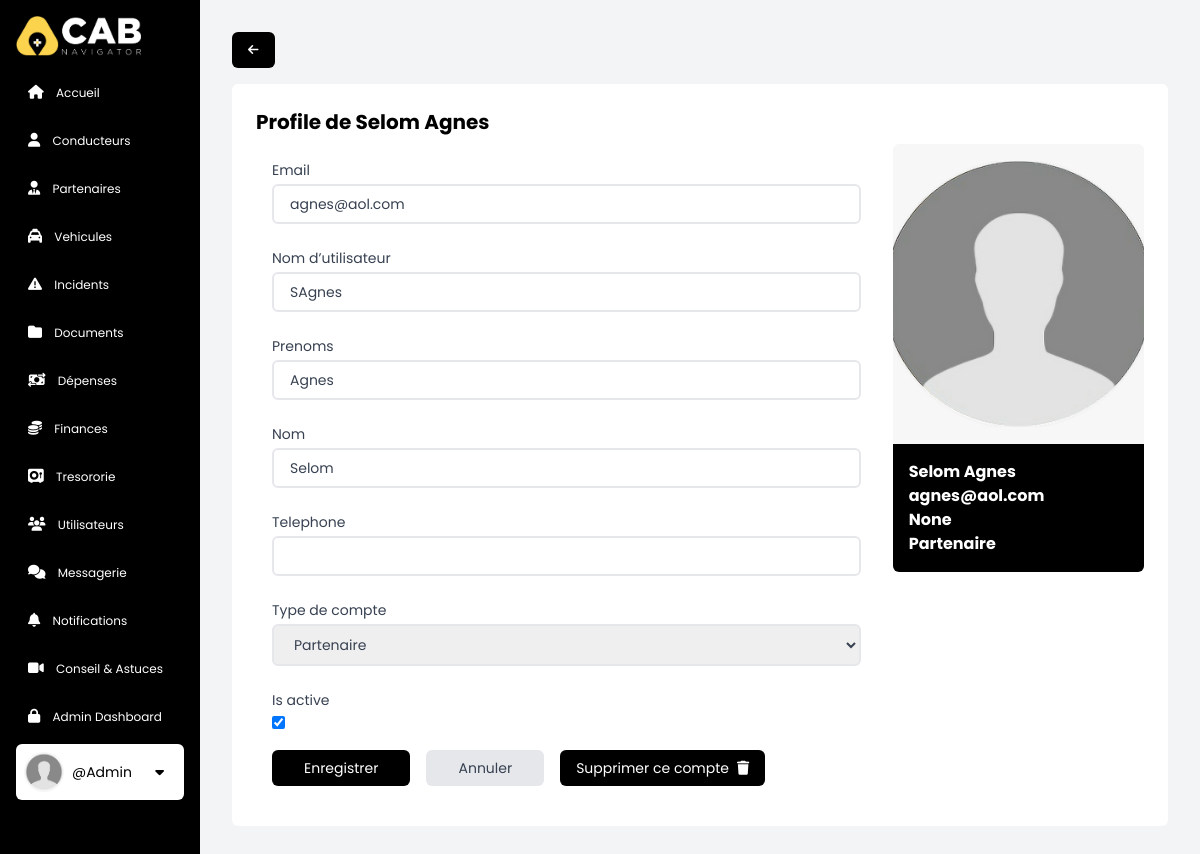
The page /accounts/users/3/ (signed in) on the database its author committed.
### accounts/models.py (models this page shows, shortened)
class CustomUser(AbstractBaseUser, PermissionsMixin):
    pass
    email = models.EmailField(db_index=True, unique=True, max_length=255)
    username = models.CharField(
        max_length=255, unique=True,  blank=True, null=True)
    first_name = models.CharField(max_length=255)
    last_name = models.CharField(max_length=255)
    phone = models.CharField(max_length=255, blank=True, null=True)
    role = models.ForeignKey(
        Role, on_delete=models.SET_NULL, blank=True, null=True,)
    is_active = models.BooleanField(default=True)
    is_staff = models.BooleanField(default=False)
    is_superuser = models.BooleanField(default=False)
    objects = CustomUserManager()
    USERNAME_FIELD = 'email'
    REQUIRED_FIELDS = []

class Role(models.Model):
    name = models.CharField(db_index=True, unique=True, max_length=255)
    sec_level = models.IntegerField(default='0')
    def __str__(self):
        return self.name

### accounts/views.py (the view)
# urls.py: path('users/<str:pk>/', user_profile, name='user_profile'),
@ login_required(login_url='login')
def user_profile(req, pk):
    user = req.user
    profile = CustomUser.objects.get(id=pk)
    if user == profile:
        form = EditUserForm(instance=profile)
        if req.method == 'POST':
            form = EditUserForm(req.POST, instance=profile)
            if form.is_valid():
                form.save()
                return redirect('users')
    elif user.role.sec_level >= 4:
        form = AdminEditUserForm(instance=profile)
        if req.method == 'POST':
            form = AdminEditUserForm(req.POST, instance=profile)
            if form.is_valid():
                form.save()
                return redirect('users')
    else:
        form = None
    context = {
        "profile_page": "active",
        'title': 'user_profile',
        'profile': profile,
        'form': form,
    }
    return render(req, 'accounts/user.html', context)

### accounts/templates/accounts/user.html (shortened to what this page needs)
{% extends 'main.html' %} {% load static %} {% block content %}
<nav
  class="mx-auto flex items-center gap-2 items-center text-xs w-full max-w-[1350px]"
>
  <a
    href="{{request.META.HTTP_REFERER}}"
    class="px-4 py-3 bg-black text-white hover:bg-yellow-400 hover:text-black rounded-md flex justify-between items-center transition duration-300 ease-in-out"
    ><i class="fa-solid fa-arrow-left"></i
  ></a>
</nav>
<div class="my-4 p-6 bg-white rounded-md">
  {% if profile %}
  <h1 class="mb-2 text-black text-xl font-bold">
    Profile de {{profile.last_name}} {{profile.first_name}}
  </h1>
  {% else %}
  <h1 class="mb-4 text-black text-xl font-bold">
    Ajouter un nouvel utilisateur
  </h1>
  {% endif %}
  <div class="flex flex-col lg:flex-row gap-4 justify-between items-start">
    {% if form %}
    <form
      class="p-4 w-full h-full rounded-md text-sm"
      method="POST"
      action=""
      enctype="multipart/form-data"
    >
      <div class="grid grid-cols-1 xl:grid-cols-2 gap-4">
        {% for field in form %}
        <div>
          <h3 class="mb-1">{{field.label}}</h3>
          {{field}}
        </div>
        {% endfor %}
      </div>
      <div class="mt-4 flex gap-4 items-center">
        <input
          class="px-8 py-2 bg-black text-white hover:bg-yellow-400 hover:text-black rounded-md cursor-pointer"
          type="submit"
          value="Enregistrer"
        />
        <a
          class="bg-gray-200 px-8 py-2 rounded-md hover:bg-red-700 hover:text-white"
          href="{{request.META.HTTP_REFERER}}"
        >
          Annuler
        </a>
        {% if user.is_superuser and profile %}
        <a
          class="px-4 py-2 bg-black rounded-md hover:bg-red-700 text-white"
          id="delete_btn"
          onclick="return confirm('Voulez vous supprimer le compte de cet utilisateur?')"
          href="{% url 'delete_user' profile.id  %}"
          >Supprimer ce compte<i
            class="ml-2 fa-solid fa-trash hover:text-red-700"
          ></i
        ></a>
        {% endif %}
      </div>
    </form>
    {% endif %} {% if profile %}
    <div class="flex flex-col h-full rounded-md overflow-hidden">
      {% if not profile.image %}
      <img
        class="h-[300px] w-full object-cover"
        src="{% static 'imgs/anon.png' %}"
        alt="profile"
      />
      {% else %}
      <img
        class="h-[300px] w-full object-cover"
        src="{{profile.image.url}}"
        alt="profile"
      />
      {% endif %}
      <div
        class="bg-black h-full font-bold text-white flex flex-col text justify-between p-4"
      >
        <p>
          <span>{{profile.last_name|title}} {{profile.first_name|title}} </span>
        </p>
        <p>
          <span>{{profile.email}}</span>
        </p>
        <p>
          <span>{{profile.phone}}</span>
        </p>
        <p>
          <span>{{profile.role|title}}</span>
        </p>
      </div>
    </div>
    {% else %}
    <img
      class="h-[400px] w-full object-cover rounded-md"
      src="{% static 'imgs/user.jpg' %}"
      alt="profile"
    />
    {% endif %}
  </div>
  {% endblock %}

### templates/sidebar.html (shortened to what this page needs)
{% load static %}
<div
  class="bg-black text-white w-[60px] md:w-20 p-2 md:p-4 lg:w-[200px] xl:w-[300px] h-screen fixed overflow-y-auto"
>
  <a class="lg: mb-4 flex items-center" href="{% url 'home' %}">
    <img
      class="hidden lg:inline lg:h-10 mx-auto lg:mx-0 lg:mr-2"
      src="{% static 'imgs/logo-w.png' %}"
      alt="logo"
    />
  </a>
  <ul class="flex flex-col mx-auto items-center lg:items-start">
    <a
      class="mb-2 lg:px-3 py-2 text-center lg:text-left rounded-md hover:bg-white hover:text-black transition ease-in duration-200 w-full {{home_page}}"
      href="{% url 'home' %}"
    >
      <i class="fa-solid fa-house text-sm lg:mr-2"></i>
      <span class="hidden lg:inline lg:text-xs xl:text-base">Accueil </span>
    </a>
    {% if user.role.sec_level >= 3 %}
    <a
      class="mb-2 lg:px-3 py-2 text-center lg:text-left rounded-md hover:bg-white hover:text-black transition ease-in duration-200 w-full {{drivers_page}}"
      href="{% url 'drivers' %}"
    >
      <i class="fa-solid fa-user text-sm lg:mr-2"></i>
      <span class="hidden lg:inline lg:text-xs xl:text-base">Conducteurs </span>
    </a>
    <a
      class="mb-2 lg:px-3 py-2 text-center lg:text-left rounded-md hover:bg-white hover:text-black transition ease-in duration-200 w-full {{partners_page}}"
      href="{% url 'partners' %}"
    >
      <i class="fa-solid fa-user-tie text-sm lg:mr-2"></i>
      <span class="hidden lg:inline lg:text-xs xl:text-base">Partenaires </span>
    </a>
    <a
      class="mb-2 lg:px-3 py-2 text-center lg:text-left rounded-md hover:bg-white hover:text-black transition ease-in duration-200 w-full {{vehicles_page}}"
      href="{% url 'vehicles' %}"
    >
      <i class="fa-solid fa-taxi text-sm lg:mr-2"></i>
      <span class="hidden lg:inline lg:text-xs xl:text-base">Vehicules</span>
    </a>
    {% endif %}
    <a
      class="mb-2 lg:px-3 py-2 text-center lg:text-left rounded-md hover:bg-white hover:text-black transition ease-in duration-200 w-full {{incidents_page}}"
      href="{% url 'incidents' %}"
    >
      <i class="fa-solid fa-triangle-exclamation text-sm lg:mr-2"></i>
      <span class="hidden lg:inline lg:text-xs xl:text-base">Incidents </span>
    </a>
    {% if user.role.sec_level >= 3 %}
    <a
      class="mb-2 lg:px-3 py-2 text-center lg:text-left rounded-md hover:bg-white hover:text-black transition ease-in duration-200 w-full {{documents_page}}"
      href="{% url 'documents' %}"
    >
      <i class="fa-solid fa-folder text-sm lg:mr-2"></i>
      <span class="hidden lg:inline lg:text-xs xl:text-base"> Documents </span>
    </a>
    <a
      class="mb-2 lg:px-3 py-2 text-center lg:text-left rounded-md hover:bg-white hover:text-black transition ease-in duration-200 w-full {{expenses_page}}"
      href="{% url 'expenses' %}"
    >
      <i class="fa-solid fa-money-bill-transfer text-sm lg:mr-2"></i>
      <span class="hidden lg:inline lg:text-xs xl:text-base"> Dépenses </span>
    </a>
    {% endif %}
    <a
      class="mb-2 lg:px-3 py-2 text-center lg:text-left rounded-md hover:bg-white hover:text-black transition ease-in duration-200 w-full  {{finance_page}}"
      href="{% url 'finances' %}"
    >
      <i class="fa-solid fa-coins lg:text-sm lg:mr-2"></i>
      <span class="hidden lg:inline lg:text-xs xl:text-base"> Finances </span>
    </a>
    {% if user.role.sec_level >= 3 %}
    <a
      class="mb-2 lg:px-3 py-2 text-center lg:text-left rounded-md hover:bg-white hover:text-black transition ease-in duration-200 w-full  {{vaults_page}}"
      href="{% url 'vaults' %}"
      ><i class="fa-solid fa-vault text-sm lg:mr-2"></i>
      <span class="hidden lg:inline lg:text-xs xl:text-base"> Tresororie </span>
    </a>
    <a
      class="mb-2 lg:px-3 py-2 text-center lg:text-left rounded-md hover:bg-white hover:text-black transition ease-in duration-200 w-full  {{users_page}}"
      href="{% url 'users' %}"
      ><i class="fa-solid fa-users text-sm lg:mr-2"></i>
      <span class="hidden lg:inline lg:text-xs xl:text-base">
        Utilisateurs
      </span>
    </a>
    {% endif %}
    <a
      class="mb-2 lg:px-3 py-2 text-center lg:text-left rounded-md hover:bg-white hover:text-black transition ease-in duration-200 w-full {{chats_page}}"
      href="{% url 'chats' %}"
    >
      <i class="fa-solid fa-comments text-sm lg:mr-2"></i>
      <span class="hidden lg:inline lg:text-xs xl:text-base"> Messagerie </span>
    </a>
    <a
      class="relative mb-2 lg:px-3 py-2 text-center lg:text-left rounded-md hover:bg-white hover:text-black transition ease-in duration-200 w-full {{notifications_page}}"
      href="{% url 'notifications' %}"
    >
      <i class="text-sm fa-solid fa-bell text-sm lg:mr-2"></i>
      <span class="hidden lg:inline lg:text-xs xl:text-base">
        Notifications
      </span>
    </a>
    <a
      class="mb-2 lg:px-3 py-2 text-center lg:text-left rounded-md hover:bg-white hover:text-black transition ease-in duration-200 w-full {{tips_page}}"
      href="{% url 'tips' %}"
    >
      <i class="fa-solid fa-video text-sm lg:mr-2"></i>
      <span class="hidden lg:inline lg:text-xs xl:text-base">
        Conseil & Astuces
      </span>
    </a>
    {% if user.is_superuser %}
    <a
     target="_blank"
      class="mb-2 lg:px-3 py-2 text-center lg:text-left rounded-md hover:bg-white hover:text-black transition ease-in duration-200 w-full"
      href="{% url 'admin:index' %}"
      ><i class="fa-solid fa-lock text-sm lg:mr-2"></i>
      <span class="hidden lg:inline lg:text-xs xl:text-base">
        Admin Dashboard
      </span>
    </a>
    {% endif %}
    <div
      class="px-1 py-2 lg:p-2 bg-white flex flex-col lg:flex-row items-center gap-1 lg:gap-2 mb-2 sm:text-sm lg:text-md rounded-md cursor-pointer w-full"
    >
      {% if not user.image %}
      <img
        class="hidden lg:inline h-10 w-10 rounded-full object-cover"
        src="{% static 'imgs/anon.png' %}"
        alt="user image"
      />
      {% else %}
      <img
        class="hidden lg:block h-10 w-10 rounded-full object-cover"
        src="{{user.image.url}}"
        alt="user image"
      />
      {% endif %}
      <div class="hidden lg:block w-full">
        <p class="text-black">@{{user.username}}</p>
      </div>
      <div class="relative">
        <button
          type="button"
          class=""
          name="dropdownBtn"
          id="dropdownBtn"
          aria-expanded="false"
          aria-haspopup="true"
          onclick="toggleDropdown(this)"
        >
          <i
            class="fa-sharp fa-solid fa-caret-down text-black bg-white hover:bg-gray-200 py-2 px-3 rounded-md"
          ></i>
        </button>
      </div>
    </div>
  </ul>
</div>

### static/styles.css (style rules this page uses)
html { scroll-behavior: smooth; box-sizing: border-box; }

### templates/main.html (style rules this page uses)
body { font-family: "Poppins", sans-serif; }

### rows shown on the page
CustomUser: username "Admin"
CustomUser: last_name "Selom", first_name "Agnes", form "agnes@aol.com" "SAgnes" "Agnes" "Selom" "Partenaire" "☑", email "agnes@aol.com", phone "None", role "Partenaire"

### other values the page prints
{{ field.label }} "Email" "Nom d’utilisateur" "Prenoms" "Nom" "Telephone" "Type de compte" "Is active"
